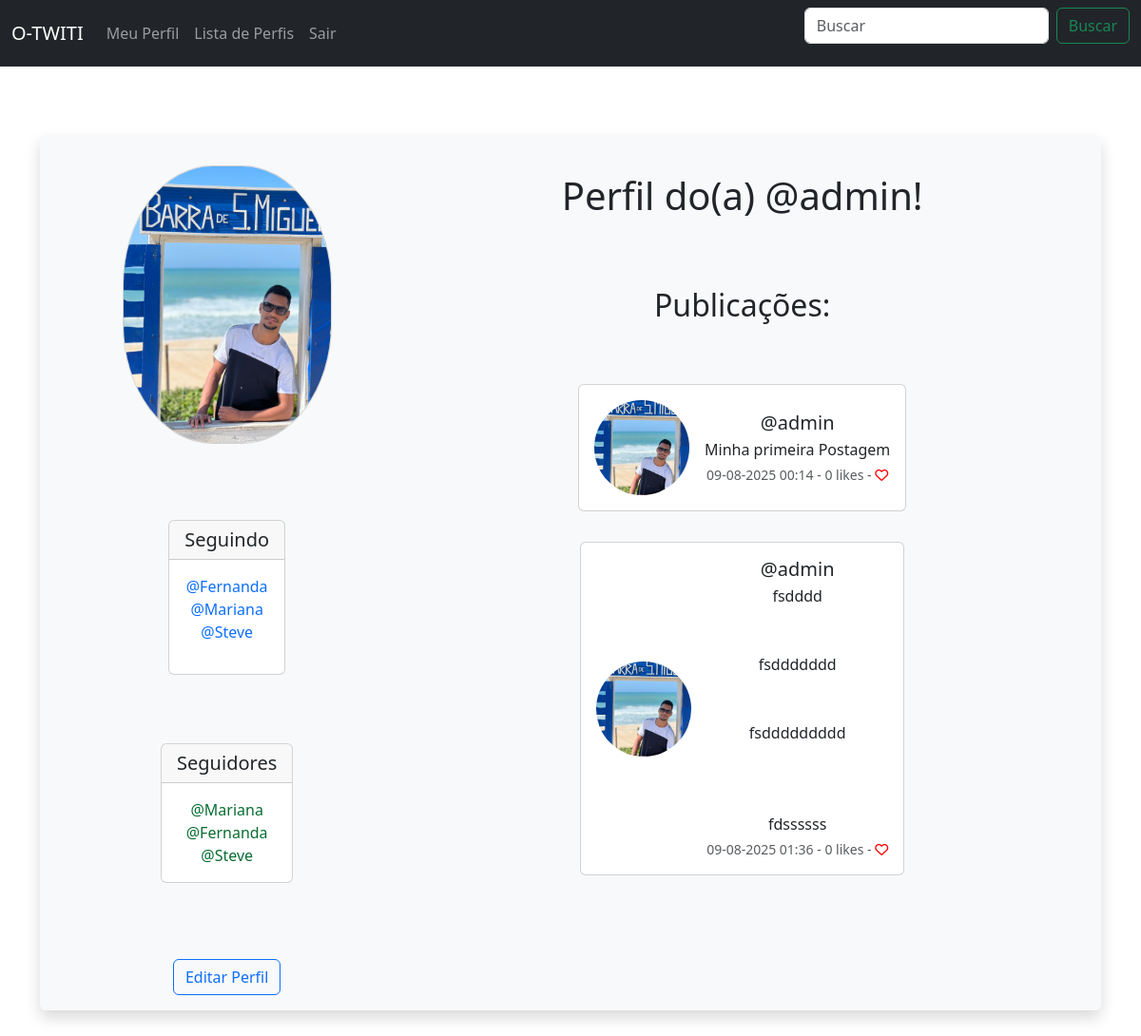
Page /profile/1 (signed in) on the earlier database version.
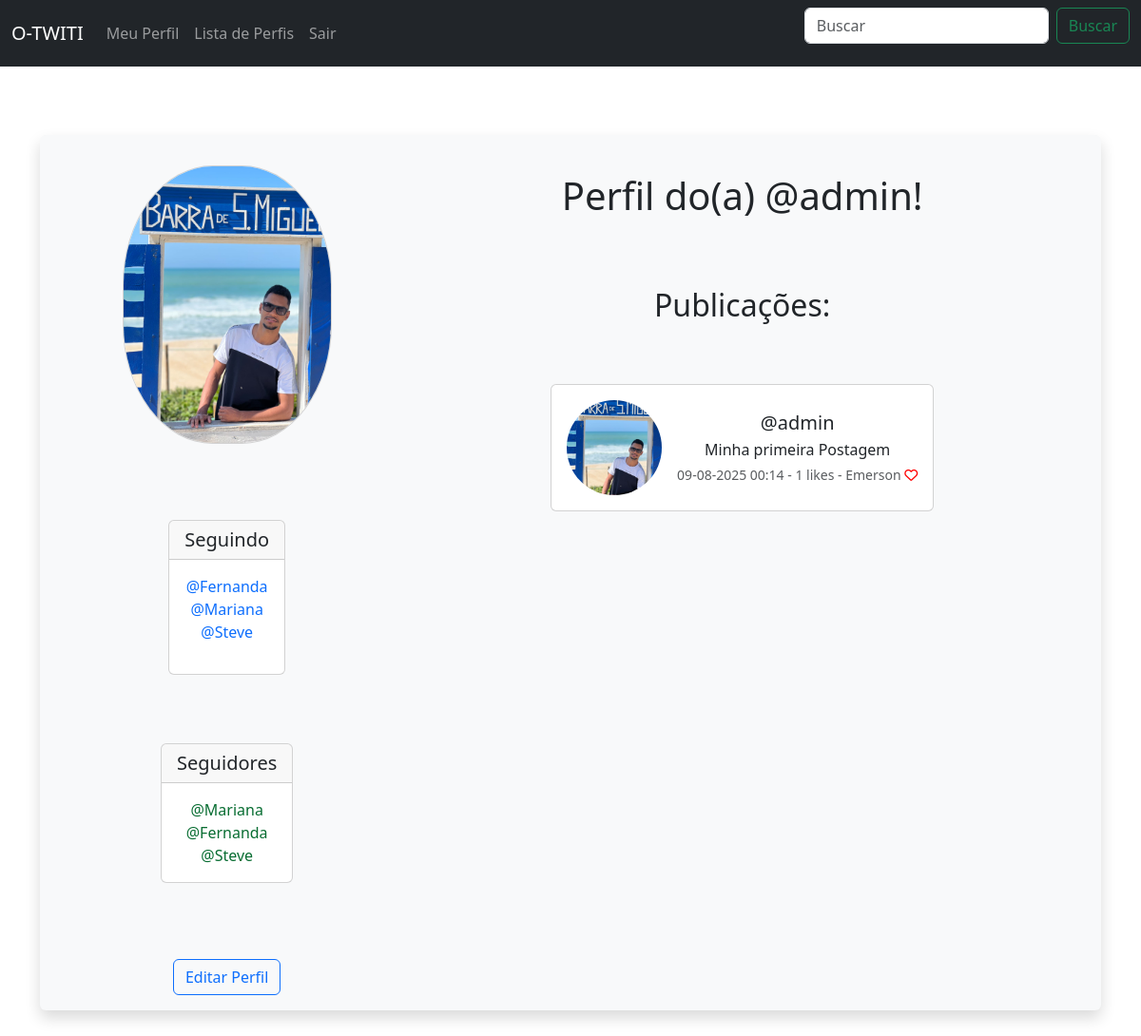
Same page on the later database version.
### musker/models.py (models this page shows, shortened)
class UserProfile(models.Model):
    user = models.OneToOneField(User, on_delete=models.CASCADE)
    follows = models.ManyToManyField("self", related_name="followed_by", symmetrical=False, blank=True)
    date_modified = models.DateTimeField(User, auto_now=True)
    profile_image = models.ImageField(upload_to='images/', blank=True, null=True)
    def __str__(self):
        return self.user.username

class Meep(models.Model):
    user = models.ForeignKey(User, related_name='meeps', on_delete=models.DO_NOTHING)
    body = models.CharField(max_length=280)
    created_at = models.DateTimeField(auto_now_add=True)
    likes = models.ManyToManyField(User, related_name='meep_like', blank=True)
    shared_from = models.ForeignKey('self', null=True, blank=True, on_delete=models.SET_NULL, related_name='shares')
    @property
    def number_of_likes(self):
        return self.likes.count()

### musker/views.py (the view, shortened to what this page needs)
# urls.py: path('profile/<int:pk>', views.profile, name='profile'),
def profile(request, pk):
    if request.user.is_authenticated:
        profile = UserProfile.objects.get(user_id=pk)
        user_profile = UserProfile.objects.get(user=request.user)
        meeps = Meep.objects.filter(user_id=pk)
        return render(request, 'profile.html', {
            "profile": profile,
            "user_profile": user_profile,
            "meeps": meeps
        })
    else:
        messages.success(request, "Você precisa estar logado para visualizar esta página.")
        return redirect('home')

### musker/templates/profile.html (shortened to what the changed rows need)
<link rel="stylesheet" href="https://cdnjs.cloudflare.com/ajax/libs/font-awesome/6.4.2/css/all.min.css">
{% extends "base.html" %}
{% load static %}
{% block content %}
{% if profile %}
<div class="container text-center">
    <div class="row flex-column flex-md-row mt-5 mb-5 bg-light p-3 rounded shadow">
        <div class="col-md-4 order-md-2 d-flex flex-column align-items-center gap-3">
            <div class="card mb-3 mt-5 ">
                <div class="card-body">
                    <p class="card-text mb-3">
                        {% for following in profile.follows.all %}
                            <a class="text-decoration-none" href="{% url 'profile' following.user.id %}">@{{ following }}</a><br />
                        {% endfor %}
                    </p>
                </div>
            </div>
            <br />
            <div class="card">
                <div class="card-body">
                    <p class="card-text">
                        {% for follower in profile.followed_by.all %}
                            <a class="text-decoration-none list-group-item" style="color: rgb(8, 109, 50);"  href="{% url 'profile' follower.user.id %}">@{{ follower }}</a>
                        {% endfor %}
                    </p>
                </div>
            </div>
            <br />
            <br />
        </div>
        <div class="col-md-8 order-md-2 d-flex flex-column align-items-center gap-3 mt-4">
            <h1>Perfil do(a) @{{ profile.user.username }}!</h1>
            <h2 class="mt-5">Publicações:</h2>
            <br />
            {% if meeps %}
            {% for meep in meeps %}
                <div class="card mb-3">
                    <div class="card-body d-flex align-items-center">
                        {% if meep.user.userprofile.profile_image %}
                            <img src="{{ meep.user.userprofile.profile_image.url }}" alt="{{ meep.user.username }}" style="width: 100px; height: 100px; border-radius: 50%; object-fit: cover; margin-right: 16px;">
                        {% else %}
                            <img src="{% static 'images/FotoDePefil.png' %}" alt="Imagem padrão" style="width: 100px; height: 100px; border-radius: 50%; object-fit: cover; margin-right: 16px;">
                        {% endif %}
                        <div>
                            <h5 class="card-title mb-1">@{{ meep.user.username }}</h5>
                            <p class="card-text mb-1" style="word-break: break-word; white-space: pre-line;">{{ meep.body }}</p>
                            <p class="card-text">
                                <small class="text-muted">
                                    {{ meep.created_at|date:"d-m-Y H:i" }} -
                                    {{ meep.number_of_likes }}
                                    likes - {{ meep.likes.all|join:", " }}
                                    {% if user in meep.likes.all %}
                                        <a href="{% url 'meep_like' meep.id %}" title="Descurtir">
                                            <i class="fa-solid fa-heart" style="color: red;"></i>
                                        </a>
                                    {% else %}
                                        <a href="{% url 'meep_like' meep.id %}" title="Curtir">
                                            <i class="fa-regular fa-heart" style="color: red;"></i>
                                        </a>
                                    {% endif %}
                                </small>
                            </p>
                        </div>
                    </div>
                </div>
            {% endfor %}
            {% endif %}
        </div>
    </div>
</div>
{% endif %}
{% endblock %}

Differences in the rows shown:
removed Meep: user.userprofile.profile_image (picture), user.username "admin", body "fsdddd fsddddddd fsddddddddd fdssssss", created_at "09-08-2025 01:36", number_of_likes "0"
shown differently, row unchanged: Meep "Minha primeira Postagem": number_of_likes "0" → "1"; likes.all (not shown) → "Emerson"
